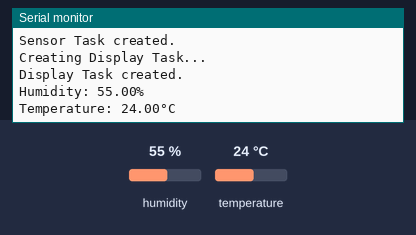
Recording of a sketch running on a simulated ESP32. Shown: the last lines printed to the serial monitor. The test bench sets the inputs (shaded band); at power-on: humidity 55 %, temperature 24 °C.

Above: at 2.2 s.
2.3 s: humidity set to 22 %
At 3.8 s:
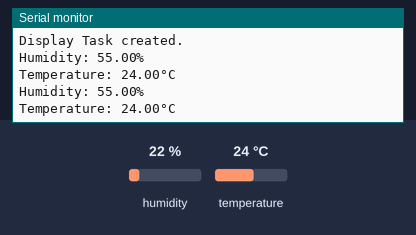
5.0 s: temperature set to 12 °C
At 5.6 s:
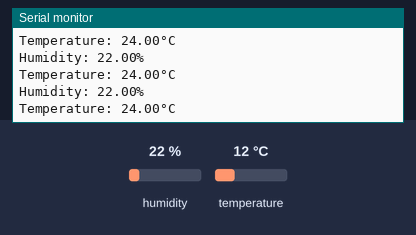
7.7 s: humidity set to 40 %
At 8.9 s:
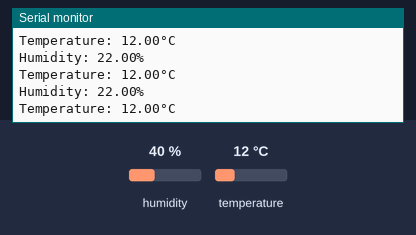
Timing chart, 0 to 10.7 s (numbered marks = the images above; inputs shaded):
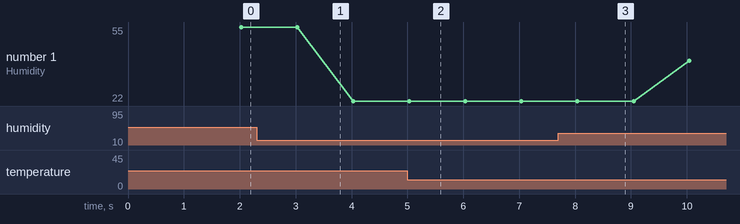

Measured:
- plotted number 1: 22 → 40 after the input at 7.7 s

The sketch:

QueueAssignment.ino
```cpp
#include <Arduino.h>
#include <DHT.h>

#include "freertos/FreeRTOS.h"
#include "freertos/task.h"
#include "freertos/queue.h"

#define DHT22_PIN 14 //ESP32 pin GPIO14 connected to DHT22

QueueHandle_t tempQueue;
QueueHandle_t humiQueue;
const int sensorMs = 1000;
const int displayMs = 1000;

TaskHandle_t sensorTaskHandle = NULL;
TaskHandle_t displayTaskHandle = NULL;


DHT dht22(DHT22_PIN, DHT22);

void sensorTask(void *parameter)
{
  int value = 1;
  while (1){
  // read humidity
  float humi  = dht22.readHumidity();
  // read temperature in Celsius
  float temp = dht22.readTemperature();

  if (isnan(humi)) {
    Serial.println("Error: failed to read humidity from DHT22");
  } else if (xQueueSend(humiQueue, &humi, 0) != pdPASS) {
    Serial.println("Queue full: humidity value not sent");
  }
  if (isnan(temp)) {
    Serial.println("Error: failed to read temperature from DHT22");
  } else if (xQueueSend(tempQueue, &temp, 0) != pdPASS) {
    Serial.println("Queue full: temperature value not sent");
  }
  vTaskDelay(pdMS_TO_TICKS(sensorMs));
  }
}

void displayTask(void *parameter){
  float value;
  while(1){
    if (xQueueReceive(humiQueue, &value, 0) == pdPASS){
      Serial.print("Humidity: ");
      Serial.print(value);
      Serial.println("%");
    }
    if (xQueueReceive(tempQueue, &value, 0) == pdPASS){
      Serial.print("Temperature: ");
      Serial.print(value);
      Serial.println("°C");
    }
    vTaskDelay(pdMS_TO_TICKS(displayMs));
  }
}

void setup()
{
  Serial.begin(115200);
  delay(1000);

  Serial.println();
  Serial.println("=== RTOS Sensor Demo ===");
  Serial.println();

  Serial.println("Starting up the DHT22 sensor...");
  dht22.begin();

  Serial.println("Creating Humidity Queue...");
  humiQueue = xQueueCreate(5, sizeof(float));

  if (humiQueue == NULL)
  {
    Serial.println("Humidity Queue creation FAILED.");
  }
  else
  {
    Serial.println("Humidity Queue created.");
  }
  Serial.println();

  Serial.println("Creating Temperature Queue...");
  tempQueue = xQueueCreate(5, sizeof(float));

  if (tempQueue == NULL)
  {
    Serial.println("Temperature Queue creation FAILED.");
  }
  else
  {
    Serial.println("Temperature Queue created.");
  }
  Serial.println();

  Serial.println("Creating Sensor Task...");
  BaseType_t sensorTaskResult = xTaskCreate(
    sensorTask,
    "SensorTask",
    8192,
    NULL,
    1,
    &sensorTaskHandle
  );

  if (sensorTaskResult == pdPASS)
  {
    Serial.println("Sensor Task created.");
  }
  else
  {
    Serial.println("Sensor Task creation FAILED.");
  }
  Serial.println();

  Serial.println("Creating Display Task...");
  BaseType_t displayTaskResult = xTaskCreate(
    displayTask,
    "DisplayTask",
    4096,
    NULL,
    1,
    &displayTaskHandle
  );

  if (displayTaskResult == pdPASS)
  {
    Serial.println("Display Task created.");
  }
  else
  {
    Serial.println("Display Task creation FAILED.");
  }

}

void loop() {
  // put your main code here, to run repeatedly:

}
```
